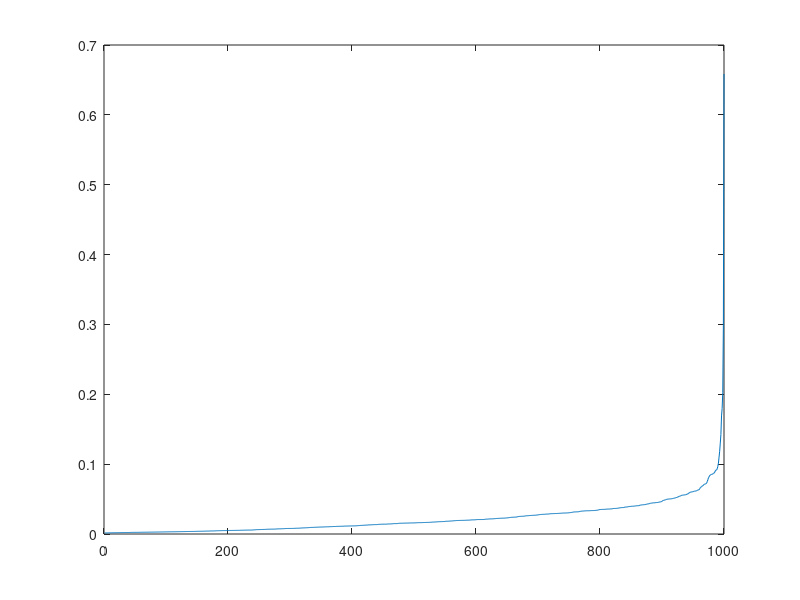

Source code (MATLAB):
%% Pretest for DBScan algorithm
clear all;
close all;
clc;
% Load data
data = importdata('clu_data.txt');
n = size(data,1);
k=10; % No. of nearest neighbors
norm =1; % Whether to normalize or not, 1:norm
if norm==1
    data=(data-repmat(mean(data),n,1))./repmat(std(data),n,1);
end

% Calculate the distance matrix
prox_mat=nan(n);
% Initiate proximity matrix
for i=1:n
    for j=i:n
        prox_mat(i,j) = sum((data(i,:)-data(j,:)).^2);
        prox_mat(j,i) = prox_mat(i,j);
        
    end
end

% dist1=zeros((n-1)*(n-2)/2,1);
% for i=2:n
%     if(i==2)
%         dist1(1,1)=prox_mat(i,i-1);
%     else
%         dist1(((i-2)*(i-1)/2+1):(i-1)*i/2,1)=prox_mat(i,1:i-1);
%     end
% end
% Sdist1=sort(dist1);
% plot(Sdist1)

dist5=zeros(n,1);
for i=1:n
    dSorted=sort(prox_mat(i,:));
    dist5(i)=dSorted(k);
end
Sdist5=sort(dist5);
plot(Sdist5)